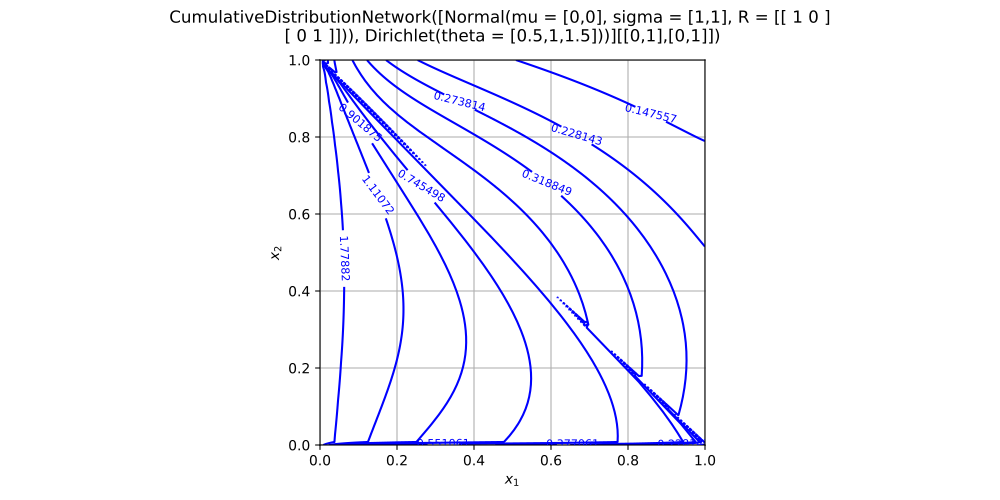

Source code (Python):
import openturns as ot
from matplotlib import pyplot as plt
from openturns.viewer import View
if ot.CumulativeDistributionNetwork().__class__.__name__ == 'ComposedDistribution':
    correlation = ot.CorrelationMatrix(2)
    correlation[1, 0] = 0.25
    aCopula = ot.NormalCopula(correlation)
    marginals = [ot.Normal(1.0, 2.0), ot.Normal(2.0, 3.0)]
    distribution = ot.ComposedDistribution(marginals, aCopula)
elif ot.CumulativeDistributionNetwork().__class__.__name__ == 'CumulativeDistributionNetwork':
    distribution = ot.CumulativeDistributionNetwork([ot.Normal(2),ot.Dirichlet([0.5, 1.0, 1.5])], ot.BipartiteGraph([[0,1], [0,1]]))
elif ot.CumulativeDistributionNetwork().__class__.__name__ == 'Histogram':
    distribution = ot.Histogram([-1.0, 0.5, 1.0, 2.0], [0.45, 0.4, 0.15])
else:
    distribution = ot.CumulativeDistributionNetwork()
dimension = distribution.getDimension()
if dimension == 1:
    distribution.setDescription(['$x$'])
    pdf_graph = distribution.drawPDF()
    cdf_graph = distribution.drawCDF()
    fig = plt.figure(figsize=(10, 4))
    plt.suptitle(str(distribution))
    pdf_axis = fig.add_subplot(121)
    cdf_axis = fig.add_subplot(122)
    View(pdf_graph, figure=fig, axes=[pdf_axis], add_legend=False)
    View(cdf_graph, figure=fig, axes=[cdf_axis], add_legend=False)
elif dimension == 2:
    distribution.setDescription(['$x_1$', '$x_2$'])
    pdf_graph = distribution.drawPDF()
    fig = plt.figure(figsize=(10, 5))
    plt.suptitle(str(distribution))
    pdf_axis = fig.add_subplot(111)
    View(pdf_graph, figure=fig, axes=[pdf_axis], add_legend=False, square_axes=True)
